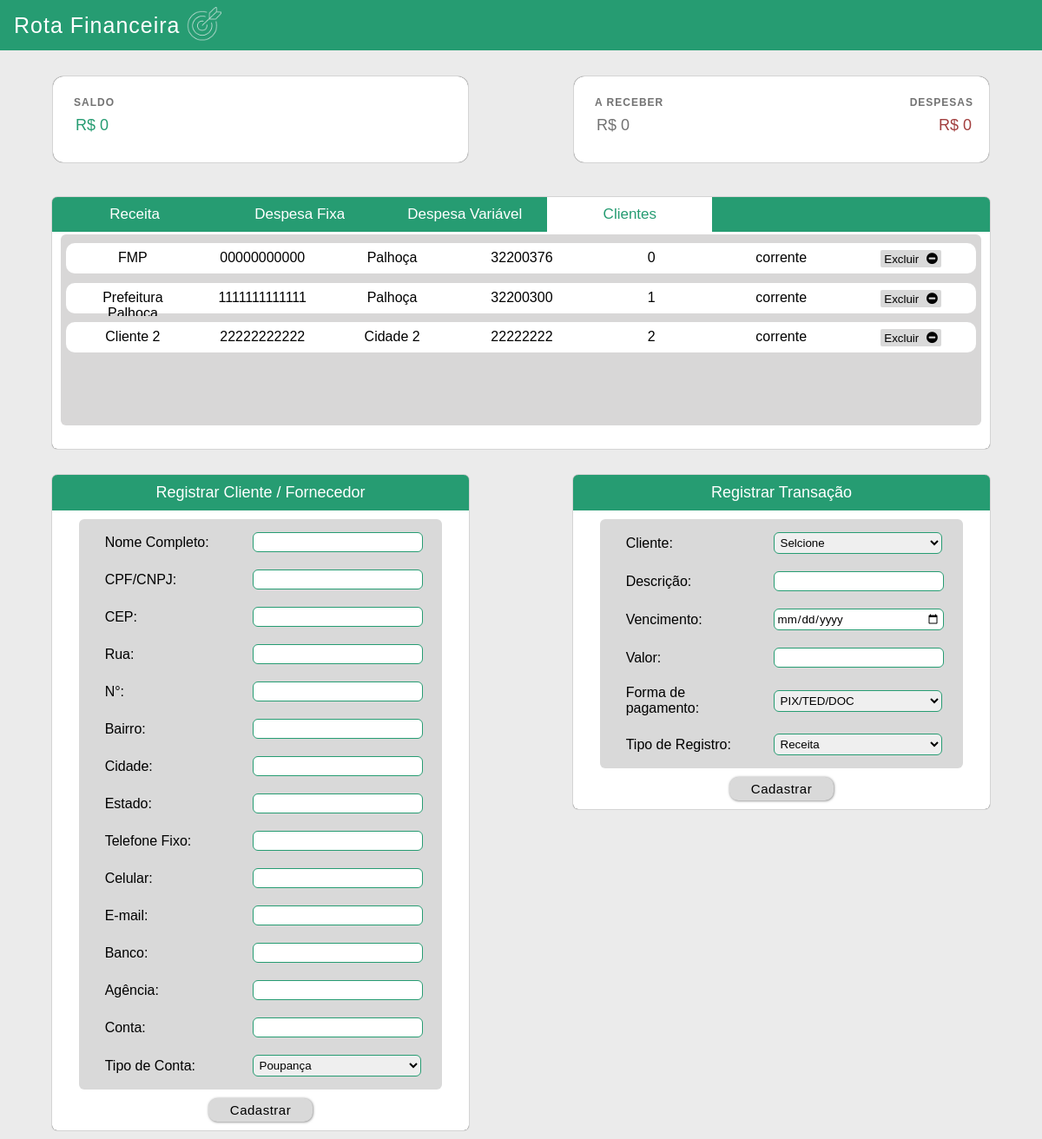
The page /clientes.php on the database its author committed.
### tables this page shows
CREATE TABLE `cliente` (
  `id_cliente` int(11) NOT NULL,
  `nome` text NOT NULL,
  `cpf_cnpj` text NOT NULL,
  `cep` int(11) NOT NULL,
  `rua` text NOT NULL,
  `numero_casa` varchar(11) NOT NULL,
  `bairro` text NOT NULL,
  `cidade` text NOT NULL,
  `estado` text NOT NULL,
  `telefone` int(11) NOT NULL,
  `celular` int(11) NOT NULL,
  `email` text NOT NULL,
  `banco` int(11) NOT NULL,
  `agencia` int(11) NOT NULL,
  `conta` int(11) NOT NULL,
  `tipo_conta` text NOT NULL,
  `status_cliente` text NOT NULL,
  `exclusao_cliente` datetime NOT NULL
);

### model/connection.php (called while the page is built, shortened)
<?php
class Conexao {
    private $host = 'localhost';
    private $usuario = 'root';
    private $senha = '';
    private $banco = 'empresadecontas';
    private $conexao;
    public function __construct() {
        $this->conexao = new mysqli($this->host, $this->usuario, $this->senha, $this->banco);
        $this->conexao->set_charset("utf8");
    }
    public function executarQuery($sql) {
        $resultado = $this->conexao->query($sql);
        return $resultado;
    }
}
?>

### model/cliente.php (called while the page is built, shortened)
<?php
include_once('connection.php');
class Cliente {
    private $nome;
    private $cpf_cnpj;
    private $cidade;
    private $telefone;
    private $banco;
    private $tipo_conta;
    public function __construct($id_cliente, $nome, $cpf_cnpj, $cep, $rua, $numero_casa, $bairro, $cidade, $estado, $telefone, $celular, $email, $banco, $agencia, $conta, $tipo_conta, $status_cliente) {
        $this->nome = (string) $nome;
        $this->cpf_cnpj = (string) $cpf_cnpj;
        $this->cidade = (string) $cidade;
        $this->telefone = (int) $telefone;
        $this->banco = (int) $banco;
        $this->tipo_conta = (string) $tipo_conta;
    }
    public function getNome(): string {
        return $this->nome;
    }
    public function getCpfCnpj(): string {
        return $this->cpf_cnpj;
    }
    public function getCidade(): string {
        return $this->cidade;
    }
    public function getTelefone(): int {
        return $this->telefone;
    }
    public function getBanco(): int {
        return $this->banco;
    }
    public function getTipoConta(): string {
        return $this->tipo_conta;
    }
    public static function Exibir_Clientes(): array {
        $clientes = [];
        try {
            $conexao = new Conexao();
            $sql = "SELECT * FROM cliente WHERE status_cliente = 'ativo'";
            $resultado = $conexao->executarQuery($sql);
            if ($resultado->num_rows > 0) {
                while ($row = $resultado->fetch_assoc()) {
                    $cliente = new Cliente(
                        $row['id_cliente'],
                        $row['nome'],
                        $row['cpf_cnpj'],
                        $row['cep'],
                        $row['rua'],
                        $row['numero_casa'],
                        $row['bairro'],
                        $row['cidade'],
                        $row['estado'],
                        $row['telefone'],
                        $row['celular'],
                        $row['email'],
                        $row['banco'],
                        $row['agencia'],
                        $row['conta'],
                        $row['tipo_conta'],
                        $row['status_cliente']
                    );
                    $clientes[] = $cliente;
                }
            }
        } catch (Exception $e) {
            echo "Erro ao exibir clientes: " . $e->getMessage();
        }
        return $clientes;
    }
}

### controller/controller_cliente.php (called while the page is built, shortened)
<?php
include_once(__DIR__ . '/../model/cliente.php');
class Controller_cliente
{
    function Get_Clientes()
    {
        return Cliente::Exibir_Clientes();
    }
}

### clientes.php (the view, shortened to what this page needs)
<?php
include_once ('controller/controller_cliente.php');
$controller = new Controller_cliente();
$controller->Excluir_Cliente();
?>
<!DOCTYPE html>
<html lang="pt-br">
<head>
    <link rel="stylesheet" href="https://cdnjs.cloudflare.com/ajax/libs/font-awesome/4.7.0/css/font-awesome.min.css">
    <link rel="stylesheet" href="css/style.css">
</head>
<body>
    <header>
        <div class="titulo_header">
        Rota Financeira <img src="logo.png" alt="" id="logo">
        </div>
    </header>
    <?php include_once('includes/extrato.php'); ?>
        <div class="segura_tabela">
            <div class="registros">
                <div class="navegacao">
                <form class="tipo" action="#" method="get">
                <div class="nome_da_pagina" <?php echo basename($_SERVER['SCRIPT_NAME']) == 'index.php' ? "id='pag-ativa'" : ""; ?>>
                    <?php echo "<a href='index.php'>"; ?>
                    <input name="pagina" type="button" value="Receita"<?php echo basename($_SERVER['SCRIPT_NAME']) == 'index.php' ? "id='pag-ativa'" : ""; ?>/>
                    <?php echo "</a>"; ?>
                </div>
                <div class="nome_da_pagina" <?php echo basename($_SERVER['SCRIPT_NAME']) == 'despesaf.php' ? "id='pag-ativa2'" : ""; ?>>
                    <?php echo "<a href='despesaf.php'>"; ?>
                    <input name="pagina" type="button" value="Despesa Fixa" <?php echo basename($_SERVER['SCRIPT_NAME']) == 'despesaf.php' ? "id='pag-ativa2'" : ""; ?>/>
                    <?php echo "</a>"; ?>
                </div>
                <div class="nome_da_pagina" <?php echo basename($_SERVER['SCRIPT_NAME']) == 'despesav.php' ? "id='pag-ativa3'" : ""; ?>>
                    <?php echo "<a href='despesav.php'>"; ?>
                    <input name="pagina" type="button" value="Despesa Variável" <?php echo basename($_SERVER['SCRIPT_NAME']) == 'despesav.php' ? "id='pag-ativa3'" : ""; ?>/>
                    <?php echo "</a>"; ?>
                </div>
                <div class="nome_da_pagina" <?php echo basename($_SERVER['SCRIPT_NAME']) == 'clientes.php' ? "id='pag-ativa4'" : ""; ?>>
                    <?php echo "<a href='clientes.php'>"; ?>
                    <input name="pagina" type="button" value="Clientes" <?php echo basename($_SERVER['SCRIPT_NAME']) == 'clientes.php' ? "id='pag-ativa4'" : ""; ?>/>
                    <?php echo "</a>"; ?>
                </div>
            </form>
                </div>
                <div class="fora4">
                    <?php
                    $clientes = $controller->Get_Clientes();
                    foreach ($clientes as $cli):
                        ?>
                        <div class='marg'>
                            <div class='fora5'>
                                    <div class='inforeg3'>
                                        <?php echo $cli->getNome(); ?>
                                    </div>
                                    <div class='inforeg3'>
                                        <?php echo $cli->getCpfCnpj(); ?>
                                    </div>
                                    <div class='inforeg3'>
                                        <?php echo $cli->getCidade(); ?>
                                    </div>
                                    <div class='inforeg3'>
                                        <?php echo $cli->getTelefone(); ?>
                                    </div>
                                    <div class='inforeg3'>
                                        <?php echo $cli->getBanco(); ?>
                                    </div>
                                    <div class='inforeg3'>
                                        <?php echo $cli->getTipoConta(); ?>
                                    </div>
                                    <div class='inforeg3'>
                                        <form id="apagar" name="apagar" method='POST'>
                                            <button type="submit" name="apagar-cliente" class='pagar' id='excluir'>
                                                Excluir
                                                <i class="fa fa-minus-circle" style="font-size:15px; margin-left:5px" ;=""></i>
                                            </button>
                                        </form>
                                    </div>
                                </div>
                        </div>
                    <?php endforeach; ?>
                </div>
            </div>
        </div>
        <?php include_once ('includes/formulario_cadastro.php') ?>
</body>
</html>

### rows shown on the page
cliente: nome "FMP", cpf_cnpj "00000000000", cidade "Palhoça", telefone "32200376", banco "0", tipo_conta "corrente"
cliente: nome "Prefeitura…", cpf_cnpj "1111111111111", cidade "Palhoça", telefone "32200300", banco "1", tipo_conta "corrente"
cliente: nome "Cliente 2", cpf_cnpj "22222222222", cidade "Cidade 2", telefone "22222222", banco "2", tipo_conta "corrente"

### other values the page prints
$saldo "0"
$saldo_a_receber "0"
$saldo_a_pagar "0"
